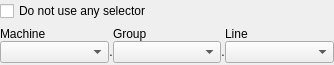
<?xml version="1.0" encoding="UTF-8"?>
<ui version="4.0">
 <class>Form</class>
 <widget class="QWidget" name="Form">
  <property name="geometry">
   <rect>
    <x>0</x>
    <y>0</y>
    <width>334</width>
    <height>65</height>
   </rect>
  </property>
  <property name="windowTitle">
   <string>Form</string>
  </property>
  <layout class="QVBoxLayout" name="verticalLayout">
   <property name="spacing">
    <number>0</number>
   </property>
   <property name="leftMargin">
    <number>0</number>
   </property>
   <property name="topMargin">
    <number>0</number>
   </property>
   <property name="rightMargin">
    <number>0</number>
   </property>
   <property name="bottomMargin">
    <number>0</number>
   </property>
   <item>
    <widget class="QStackedWidget" name="stack">
     <property name="sizePolicy">
      <sizepolicy hsizetype="Preferred" vsizetype="Maximum">
       <horstretch>0</horstretch>
       <verstretch>0</verstretch>
      </sizepolicy>
     </property>
     <property name="currentIndex">
      <number>0</number>
     </property>
     <widget class="QWidget" name="page_selection">
      <layout class="QVBoxLayout" name="verticalLayout_2">
       <property name="leftMargin">
        <number>0</number>
       </property>
       <property name="topMargin">
        <number>0</number>
       </property>
       <property name="rightMargin">
        <number>0</number>
       </property>
       <property name="bottomMargin">
        <number>0</number>
       </property>
       <item>
        <widget class="QCheckBox" name="no_selector">
         <property name="text">
          <string>Do not use any selector</string>
         </property>
        </widget>
       </item>
       <item>
        <widget class="QFrame" name="chooser_frame">
         <property name="frameShape">
          <enum>QFrame::NoFrame</enum>
         </property>
         <property name="frameShadow">
          <enum>QFrame::Raised</enum>
         </property>
         <layout class="QGridLayout" name="gridLayout">
          <property name="leftMargin">
           <number>0</number>
          </property>
          <property name="topMargin">
           <number>0</number>
          </property>
          <property name="rightMargin">
           <number>0</number>
          </property>
          <property name="bottomMargin">
           <number>0</number>
          </property>
          <property name="spacing">
           <number>0</number>
          </property>
          <item row="1" column="3">
           <widget class="QLabel" name="timingSelectorSeparator2">
            <property name="sizePolicy">
             <sizepolicy hsizetype="Minimum" vsizetype="Minimum">
              <horstretch>0</horstretch>
              <verstretch>0</verstretch>
             </sizepolicy>
            </property>
            <property name="text">
             <string>.</string>
            </property>
            <property name="alignment">
             <set>Qt::AlignCenter</set>
            </property>
           </widget>
          </item>
          <item row="1" column="4">
           <widget class="QComboBox" name="line_combo">
            <property name="sizePolicy">
             <sizepolicy hsizetype="MinimumExpanding" vsizetype="Fixed">
              <horstretch>0</horstretch>
              <verstretch>0</verstretch>
             </sizepolicy>
            </property>
           </widget>
          </item>
          <item row="0" column="0">
           <widget class="QLabel" name="label_4">
            <property name="sizePolicy">
             <sizepolicy hsizetype="Preferred" vsizetype="Minimum">
              <horstretch>0</horstretch>
              <verstretch>0</verstretch>
             </sizepolicy>
            </property>
            <property name="text">
             <string>Machine</string>
            </property>
           </widget>
          </item>
          <item row="0" column="4">
           <widget class="QLabel" name="label_5">
            <property name="sizePolicy">
             <sizepolicy hsizetype="Preferred" vsizetype="Minimum">
              <horstretch>0</horstretch>
              <verstretch>0</verstretch>
             </sizepolicy>
            </property>
            <property name="text">
             <string>Line</string>
            </property>
           </widget>
          </item>
          <item row="1" column="2">
           <widget class="QComboBox" name="group_combo">
            <property name="sizePolicy">
             <sizepolicy hsizetype="MinimumExpanding" vsizetype="Fixed">
              <horstretch>0</horstretch>
              <verstretch>0</verstretch>
             </sizepolicy>
            </property>
           </widget>
          </item>
          <item row="0" column="2">
           <widget class="QLabel" name="label_6">
            <property name="sizePolicy">
             <sizepolicy hsizetype="Preferred" vsizetype="Minimum">
              <horstretch>0</horstretch>
              <verstretch>0</verstretch>
             </sizepolicy>
            </property>
            <property name="text">
             <string>Group</string>
            </property>
           </widget>
          </item>
          <item row="1" column="0">
           <widget class="QComboBox" name="machine_combo">
            <property name="sizePolicy">
             <sizepolicy hsizetype="MinimumExpanding" vsizetype="Fixed">
              <horstretch>0</horstretch>
              <verstretch>0</verstretch>
             </sizepolicy>
            </property>
           </widget>
          </item>
          <item row="1" column="1">
           <widget class="QLabel" name="timingSelectorSeparator1">
            <property name="sizePolicy">
             <sizepolicy hsizetype="Minimum" vsizetype="Minimum">
              <horstretch>0</horstretch>
              <verstretch>0</verstretch>
             </sizepolicy>
            </property>
            <property name="text">
             <string>.</string>
            </property>
            <property name="alignment">
             <set>Qt::AlignCenter</set>
            </property>
           </widget>
          </item>
         </layout>
        </widget>
       </item>
      </layout>
     </widget>
     <widget class="QWidget" name="page_loading">
      <layout class="QHBoxLayout" name="horizontalLayout">
       <property name="leftMargin">
        <number>0</number>
       </property>
       <property name="topMargin">
        <number>0</number>
       </property>
       <property name="rightMargin">
        <number>0</number>
       </property>
       <property name="bottomMargin">
        <number>0</number>
       </property>
       <item>
        <spacer name="horizontalSpacer">
         <property name="orientation">
          <enum>Qt::Horizontal</enum>
         </property>
         <property name="sizeHint" stdset="0">
          <size>
           <width>25</width>
           <height>20</height>
          </size>
         </property>
        </spacer>
       </item>
       <item>
        <widget class="ActivityIndicator" name="activity" native="true"/>
       </item>
       <item>
        <spacer name="horizontalSpacer_2">
         <property name="orientation">
          <enum>Qt::Horizontal</enum>
         </property>
         <property name="sizeHint" stdset="0">
          <size>
           <width>25</width>
           <height>20</height>
          </size>
         </property>
        </spacer>
       </item>
      </layout>
     </widget>
     <widget class="QWidget" name="page_error">
      <layout class="QHBoxLayout" name="horizontalLayout_2">
       <property name="spacing">
        <number>0</number>
       </property>
       <property name="leftMargin">
        <number>0</number>
       </property>
       <property name="topMargin">
        <number>0</number>
       </property>
       <property name="rightMargin">
        <number>0</number>
       </property>
       <property name="bottomMargin">
        <number>0</number>
       </property>
       <item>
        <spacer name="horizontalSpacer_3">
         <property name="orientation">
          <enum>Qt::Horizontal</enum>
         </property>
         <property name="sizeHint" stdset="0">
          <size>
           <width>25</width>
           <height>20</height>
          </size>
         </property>
        </spacer>
       </item>
       <item>
        <widget class="QLabel" name="error">
         <property name="text">
          <string>Error has occurred...</string>
         </property>
         <property name="wordWrap">
          <bool>true</bool>
         </property>
        </widget>
       </item>
       <item>
        <spacer name="horizontalSpacer_4">
         <property name="orientation">
          <enum>Qt::Horizontal</enum>
         </property>
         <property name="sizeHint" stdset="0">
          <size>
           <width>25</width>
           <height>20</height>
          </size>
         </property>
        </spacer>
       </item>
      </layout>
     </widget>
    </widget>
   </item>
  </layout>
 </widget>
 <customwidgets>
  <customwidget>
   <class>ActivityIndicator</class>
   <extends>QWidget</extends>
   <header>accwidgets.qt</header>
   <container>1</container>
  </customwidget>
 </customwidgets>
 <resources/>
 <connections/>
</ui>
